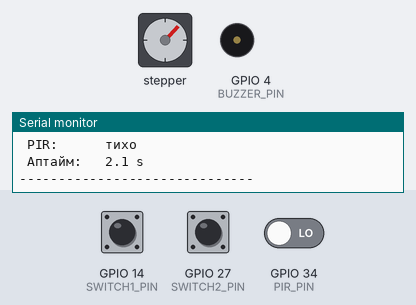
A sketch run on a simulated ESP32. Parts: stepper motor, buzzer (waves = sounding), the last lines printed to the serial monitor. The inputs (shaded band) are chosen by the test bench; at power-on: GPIO 14 (SWITCH1_PIN) HIGH, GPIO 27 (SWITCH2_PIN) HIGH, GPIO 34 (PIR_PIN) LOW. Stepper angles assume 2048 steps per turn.

Above: at 2.2 s.
2.3 s: GPIO 14 (SWITCH1_PIN) pulled LOW for 0.15 s
At 3.06 s:
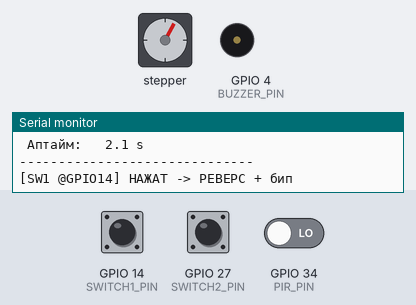
5.4 s: GPIO 27 (SWITCH2_PIN) pulled LOW for 1 s
At 5.55 s:
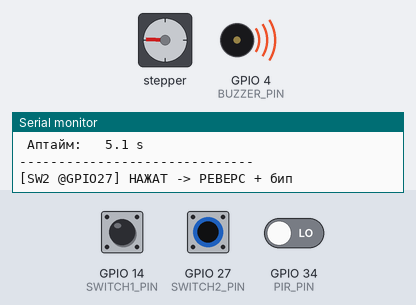
9.4 s: GPIO 34 (PIR_PIN) driven HIGH
At 9.58 s:
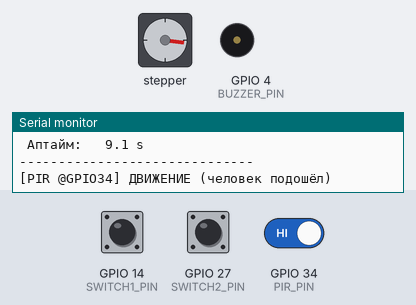
12.4 s: GPIO 14 (SWITCH1_PIN) pulled LOW for 1 s
At 12.7 s:
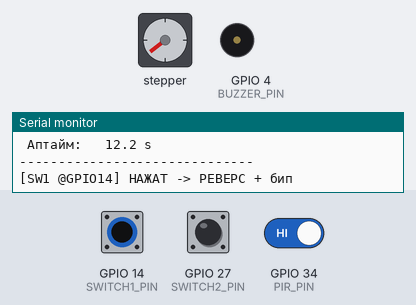
15.6 s: GPIO 27 (SWITCH2_PIN) pulled LOW for 0.15 s
At 16.42 s:
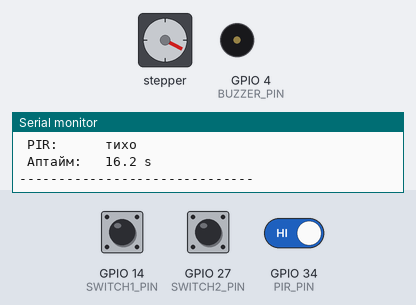
18.7 s: GPIO 14 (SWITCH1_PIN) pulled LOW for 0.15 s
At 19.22 s:
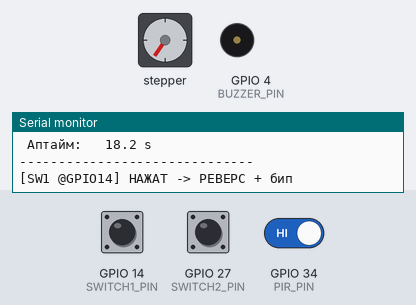
Timing chart, 0 to 34.8 s (numbered marks = the images above; inputs shaded):
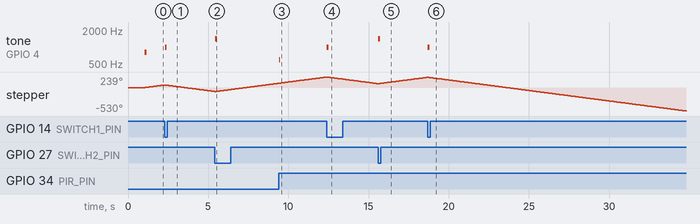

Measured:
- after the input at 2.3 s, tone on GPIO 4 (BUZZER_PIN): silent → 1000 Hz at once, → silent 0.12 s later
- after the input at 5.4 s, tone on GPIO 4 (BUZZER_PIN): silent → 1400 Hz after 0.05 s, → silent 0.12 s later
- after the input at 9.4 s, tone on GPIO 4 (BUZZER_PIN): silent → 600 Hz at once, → silent 0.06 s later
- after the input at 12.4 s, tone on GPIO 4 (BUZZER_PIN): silent → 1000 Hz at once, → silent 0.12 s later
- after the input at 15.6 s, tone on GPIO 4 (BUZZER_PIN): silent → 1400 Hz at once, → silent 0.12 s later
- after the input at 18.7 s, tone on GPIO 4 (BUZZER_PIN): silent → 1000 Hz at once, → silent 0.12 s later

The sketch:

05_integration.ino
```cpp
/*
 * AutoRack — тест 05: ИНТЕГРАЦИЯ (01 + 02 + 03 + 04 в одном скетче)
 * ==================================================================
 * Цель: собрать ВСЁ, что уже проверено, и смотреть за всем сразу
 *       в одном Serial Monitor. Это заготовка конечного автомата.
 *
 * ВАЖНО про "одновременно":
 *   ESP32 - однопоточный (точнее, без RTOS-задач). Настоящей
 *   параллельности нет. Чтобы мотор крутился И датчики опрашивались,
 *   мотор здесь шагает МАЛЕНЬКИМИ ПОРЦИЯМИ (по STEPS_PER_TICK),
 *   а между порциями мы опрашиваем концевики и PIR.
 *   Поэтому движение плавно "вплетено" в общий цикл.
 *
 * ------------------------------------------------------------------
 * ИТОГОВАЯ РАСПИНОВКА (проверь, что всё так подключено):
 *
 *   Зуммер        + / S  -> GPIO4
 *                 - / GND-> GND
 *   Концевик 1    NO     -> GPIO14
 *                 COM    -> GND
 *   Концевик 2    NO     -> GPIO27
 *                 COM    -> GND
 *   PIR HC-SR501  OUT    -> GPIO34   (VCC->5В, GND->GND)
 *   ULN2003       IN1    -> GPIO32
 *                 IN2    -> GPIO33
 *                 IN3    -> GPIO25
 *                 IN4    -> GPIO26
 *                 VCC    -> +5В (внешний >=1А)
 *                 GND    -> GND (общий с ESP32!)
 *   5-pin разъём  -> 28BYJ-48
 *
 *   (DRV8825 + NEMA 17 подключаются на СЛЕДУЮЩЕМ этапе:
 *    STEP->13, DIR->16, EN->17. Здесь ещё НЕ используется.)
 * ------------------------------------------------------------------
 *
 * Что делает скетч каждый цикл:
 *   1. Шагает мотор каретки на маленькую порцию (не блокирующе).
 *   2. Читает оба концевика -> если сработал, реверс движения + бип.
 *   3. Читает PIR -> отмечает "движение" в статусе.
 *   4. Раз в секунду печатает СВОДНЫЙ статус всех узлов.
 *
 * Serial Monitor: 115200.
 */

#include <Stepper.h>

// ---------- Пины ----------
#define BUZZER_PIN    4
#define SWITCH1_PIN   14
#define SWITCH2_PIN   27
#define PIR_PIN       34

#define IN1 32
#define IN2 33
#define IN3 25
#define IN4 26

#define STEPS_PER_REV 2048

Stepper motor(STEPS_PER_REV, IN1, IN3, IN2, IN4);

// ---------- Настройки ----------
#define MOTOR_RPM         8      // рабочая скорость каретки (медленно и надёжно)
#define STEPS_PER_TICK    16     // сколько шагов делаем за один "тик" (порция)
#define DEBOUNCE_MS       30     // антидребезг концевиков
#define STATUS_PERIOD_MS  1000   // как часто печатать сводный статус

// ---------- Состояние ----------
int direction = +1;              // +1 вперёд, -1 назад
int sw1Last = HIGH, sw2Last = HIGH;
unsigned long sw1Change = 0, sw2Change = 0;

// PIR
int pirLast = LOW;
unsigned long pirLastChange = 0;
bool pirMotion = false;
unsigned long pirLastMotionAt = 0;

// Зуммер (неблокирующий "бип")
bool beepActive = false;
unsigned long beepStopAt = 0;

// Время для периодических задач
unsigned long lastStatus = 0;
unsigned long lastStepTime = 0;
float stepIntervalUs = 0;

// ---------- Хелперы ----------

// Запустить короткий "бип" (не блокирует цикл).
void startBeep(unsigned int freq, unsigned long ms) {
  tone(BUZZER_PIN, freq);
  beepActive = true;
  beepStopAt = millis() + ms;
}

void updateBeep() {
  if (beepActive && millis() >= beepStopAt) {
    noTone(BUZZER_PIN);
    beepActive = false;
  }
}

// Интервал между шагами в микросекундах по заданному RPM.
void recalcStepInterval() {
  // шагов/сек = RPM * STEPS_PER_REV / 60
  float stepsPerSec = (float)MOTOR_RPM * STEPS_PER_REV / 60.0f;
  stepIntervalUs = 1000000.0f / stepsPerSec;
}

void setup() {
  Serial.begin(115200);
  delay(1000);

  Serial.println();
  Serial.println("=========================================");
  Serial.println(" AutoRack — тест 05: ИНТЕГРАЦИЯ");
  Serial.println(" 01(blink) + 02(зуммер/концевики) +");
  Serial.println(" 03(PIR) + 04(28BYJ-48) в одном скетче");
  Serial.println("-----------------------------------------");
  Serial.println(" Зуммер:  GPIO4");
  Serial.println(" Микрик1: GPIO14   Микрик2: GPIO27");
  Serial.println(" PIR:     GPIO34");
  Serial.println(" ULN2003: 32/33/25/26 -> 28BYJ-48");
  Serial.println("-----------------------------------------");
  Serial.println(" Мотор каретки ходит вперёд-назад,");
  Serial.println(" концевики реверсируют движение,");
  Serial.println(" PIR отмечает движение человека.");
  Serial.println("=========================================");
  Serial.println();

  pinMode(SWITCH1_PIN, INPUT_PULLUP);
  pinMode(SWITCH2_PIN, INPUT_PULLUP);
  pinMode(PIR_PIN, INPUT);

  motor.setSpeed(MOTOR_RPM);
  recalcStepInterval();

  // Стартовая мелодия — подтверждение, что зуммер жив.
  Serial.println("Зуммер: стартовые ноты...");
  startBeep(800, 120);

  sw1Last = digitalRead(SWITCH1_PIN);
  sw2Last = digitalRead(SWITCH2_PIN);
  pirLast = digitalRead(PIR_PIN);
}

void loop() {
  unsigned long now = millis();

  updateBeep();

  // ================= 1. МОТОР (порциями, неблокирующе) =================
  // Делаем маленькую порцию шагов, если пришло время.
  if (now - lastStepTime >= (unsigned long)(stepIntervalUs / 1000.0f)) {
    lastStepTime = now;
    motor.step(direction * STEPS_PER_TICK);
  }

  // ================= 2. КОНЦЕВИКИ =================
  int s1 = digitalRead(SWITCH1_PIN);
  if (s1 != sw1Last && (now - sw1Change) > DEBOUNCE_MS) {
    sw1Change = now;
    sw1Last = s1;
    if (s1 == LOW) {
      Serial.println("[SW1 @GPIO14] НАЖАТ -> РЕВЕРС + бип");
      startBeep(1000, 70);
      direction = -1;                 // доехали до края — едем назад
    }
  }

  int s2 = digitalRead(SWITCH2_PIN);
  if (s2 != sw2Last && (now - sw2Change) > DEBOUNCE_MS) {
    sw2Change = now;
    sw2Last = s2;
    if (s2 == LOW) {
      Serial.println("[SW2 @GPIO27] НАЖАТ -> РЕВЕРС + бип");
      startBeep(1400, 70);
      direction = +1;                 // доехали до другого края — едем вперёд
    }
  }

  // ================= 3. PIR =================
  int p = digitalRead(PIR_PIN);
  if (p != pirLast && (now - pirLastChange) > 200) {
    pirLastChange = now;
    pirLast = p;
    if (p == HIGH) {
      pirMotion = true;
      pirLastMotionAt = now;
      Serial.println("[PIR @GPIO34] ДВИЖЕНИЕ (человек подошёл)");
      startBeep(600, 50);
    } else {
      Serial.println("[PIR @GPIO34] движение прекратилось");
    }
  }
  // Считаем движение "актуальным" 3 секунды.
  if (pirMotion && (now - pirLastMotionAt) > 3000) {
    pirMotion = false;
  }

  // ================= 4. СВОДНЫЙ СТАТУС раз в секунду =================
  if (now - lastStatus >= STATUS_PERIOD_MS) {
    lastStatus = now;

    Serial.println("----------- STATUS -----------");
    Serial.printf(" Мотор:    %s  (dir=%s, %d RPM)\n",
                  direction > 0 ? "вперёд" : "назад",
                  direction > 0 ? "+" : "-",
                  MOTOR_RPM);
    Serial.printf(" Микрик1:  %s\n",
                  digitalRead(SWITCH1_PIN) == LOW ? "НАЖАТ" : "отп.");
    Serial.printf(" Микрик2:  %s\n",
                  digitalRead(SWITCH2_PIN) == LOW ? "НАЖАТ" : "отп.");
    Serial.printf(" PIR:      %s\n",
                  pirMotion ? "ЕСТЬ ДВИЖЕНИЕ" : "тихо");
    Serial.printf(" Аптайм:   %.1f s\n", now / 1000.0);
    Serial.println("------------------------------");
  }
}
```
